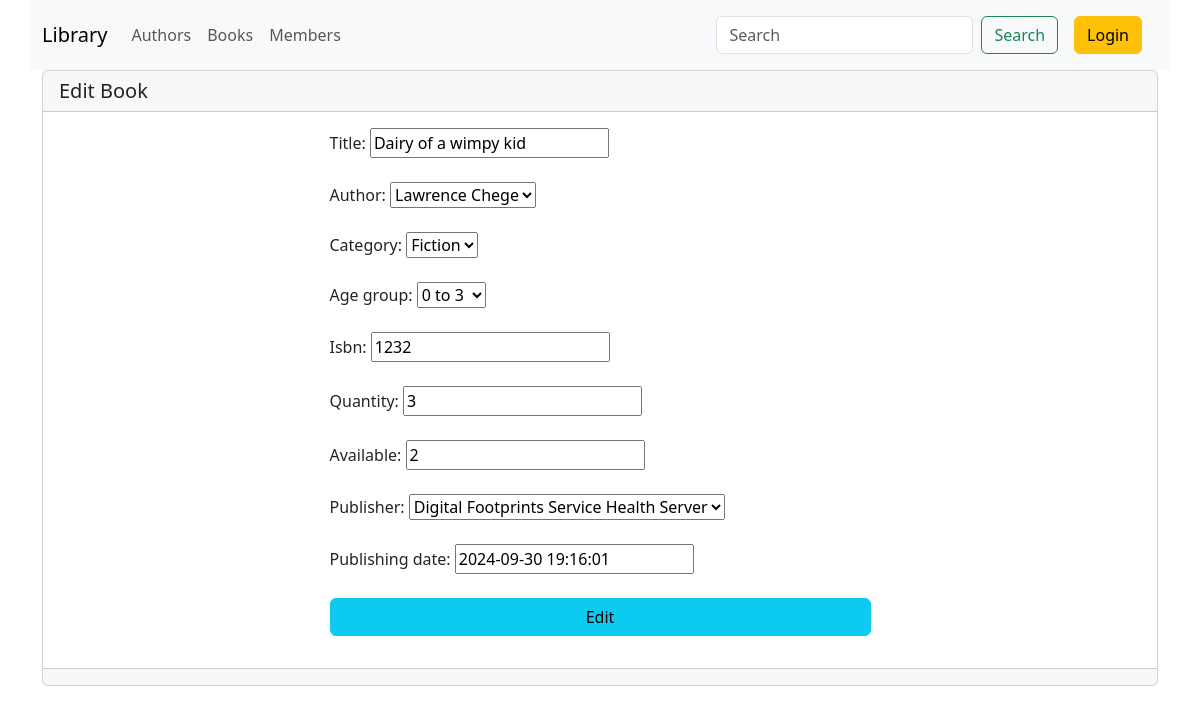
Page /books/update/1 on the committed database.
### library/models.py (models this page shows, shortened)
class Book(models.Model):
    title = models.CharField(max_length=250)
    author = models.ForeignKey(Author, on_delete=models.CASCADE)
    category = models.ForeignKey(Category, on_delete=models.CASCADE)
    age_group = models.ForeignKey(AgeGroup, on_delete=models.CASCADE, blank=True, null=True)
    isbn = models.CharField(max_length=20, unique=True)
    quantity= models.PositiveIntegerField(default=0)
    available= models.PositiveIntegerField(default=0)
    publisher= models.ForeignKey(Publisher, on_delete=models.CASCADE)
    publishing_date = models.DateTimeField(blank=True, null=True)
    created_by = models.ForeignKey(User, on_delete=models.CASCADE, related_name="creator")
    created_on = models.DateTimeField(default=timezone.now)
    modified_by = models.ForeignKey(User, on_delete=models.CASCADE, related_name="modifier", blank=True, null=True)
    modified_on = models.DateTimeField(default=timezone.now)

### library/views.py (the view, shortened to what this page needs)
# urls.py: path(r"books/update/<int:id>", update_book, name='update_book'),
def update_book(request, id):
    book = get_object_or_404(Book, id=id)
    if request.method == 'GET':
        form = BookForm(instance=book)
        return render(
            request, "books/edit_form.html", {"form": form})

### library/forms.py
class BookForm(forms.ModelForm):
    class Meta:
        model = Book
        fields = ['title', 'author', 'category', 'age_group', 'isbn', 'quantity', 'available',
                  'publisher', 'publishing_date',]

### library/models.py (called while the page is built)
    def __str__(self) -> str:
        return f'{self.full_name}'

    def __str__(self) -> str:
        return f'{self.name}'

    def __str__(self) -> str:
        return f'{self.name}'

    def __str__(self) -> str:
        return f'{self.min_age} to {self.max_age}'

### library/templates/books/edit_form.html
{% extends 'base.html' %} {% block content %}
<div class="container">
  <div class="card">
    <h5 class="card-header">Edit Book</h5>
    <div class="card-body">
      <form class="card-text d-grid gap-2 col-6 mx-auto" method="post">
        {% csrf_token %} {{form.as_p }}
        <input class="btn btn-info mb-3" type="submit" value="Edit" />
      </form>
    </div>
    <div class="card-footer px-2"></div>
  </div>
</div>
{% endblock %}

### rows in the picture
Book: title "Dairy of a wimpy kid", author "Lawrence Chege", category "Fiction", age_group "0 to 3", isbn "1232", quantity "3", available "2", publisher "Digital Footprints Service Health Server", publishing_date "2024-09-30 19:16:01"
